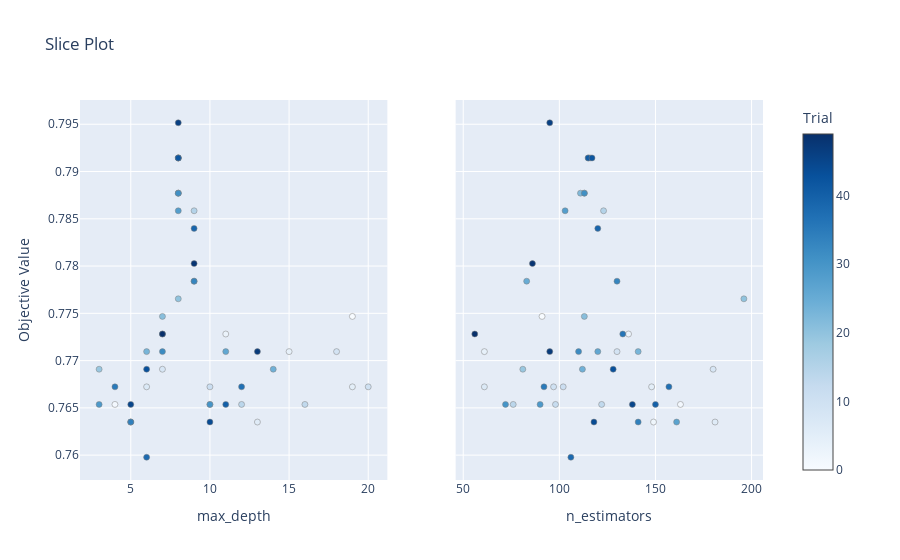

Notebook cell for this chart:
### Code cell
# 3. Slice Plot
plot_slice(study).show()

### Figure 1 — Plotly figure (JSON) as saved in the notebook; plotly's stock layout.template omitted (floating-point values rounded to 4 significant figures)
{"data": [{"marker": {"color": [0, 1, 2, 3, 4, 5, 6, 7, 8, 9, 10, 11, 12, 13, 14, 15, 16, 17, 18, 19, 20, 21, 22, 23, 24, 25, 26, 27, 28, 29, 30, 31, 32, 33, 34, 35, 36, 37, 38, 39, 40, 41, 42, 43, 44, 45, 46, 47, 48, 49], "colorbar": {"title": {"text": "Trial"}, "x": 1, "xpad": 40}, "colorscale": [[0, "rgb(247,251,255)"], [0.125, "rgb(222,235,247)"], [0.25, "rgb(198,219,239)"], [0.375, "rgb(158,202,225)"], [0.5, "rgb(107,174,214)"], [0.625, "rgb(66,146,198)"], [0.75, "rgb(33,113,181)"], [0.875, "rgb(8,81,156)"], [1, "rgb(8,48,107)"]], "line": {"color": "Grey", "width": 0.5}, "showscale": true}, "mode": "markers", "name": "Feasible Trial", "showlegend": false, "type": "scatter", "x": [19, 4, 5, 11, 15, 19, 13, 6, 7, 18, 20, 10, 10, 16, 12, 9, 8, 8, 8, 3, 8, 7, 8, 6, 14, 9, 11, 5, 8, 3, 10, 8, 7, 9, 5, 4, 7, 12, 6, 9, 11, 8, 8, 6, 10, 5, 8, 13, 9, 7], "xaxis": "x", "y": [0.7747, 0.7654, 0.7635, 0.7728, 0.7709, 0.7672, 0.7635, 0.7672, 0.7691, 0.7709, 0.7672, 0.7672, 0.7654, 0.7654, 0.7654, 0.7858, 0.7877, 0.7914, 0.7914, 0.7691, 0.7765, 0.7747, 0.7877, 0.7709, 0.7691, 0.7784, 0.7709, 0.7635, 0.7858, 0.7654, 0.7654, 0.7877, 0.7709, 0.7784, 0.7635, 0.7672, 0.7728, 0.7672, 0.7598, 0.784, 0.7654, 0.7914, 0.7914, 0.7691, 0.7635, 0.7654, 0.7952, 0.7709, 0.7803, 0.7728], "yaxis": "y"}, {"marker": {"color": [0, 1, 2, 3, 4, 5, 6, 7, 8, 9, 10, 11, 12, 13, 14, 15, 16, 17, 18, 19, 20, 21, 22, 23, 24, 25, 26, 27, 28, 29, 30, 31, 32, 33, 34, 35, 36, 37, 38, 39, 40, 41, 42, 43, 44, 45, 46, 47, 48, 49], "colorbar": {"title": {"text": "Trial"}, "x": 1, "xpad": 40}, "colorscale": [[0, "rgb(247,251,255)"], [0.125, "rgb(222,235,247)"], [0.25, "rgb(198,219,239)"], [0.375, "rgb(158,202,225)"], [0.5, "rgb(107,174,214)"], [0.625, "rgb(66,146,198)"], [0.75, "rgb(33,113,181)"], [0.875, "rgb(8,81,156)"], [1, "rgb(8,48,107)"]], "line": {"color": "Grey", "width": 0.5}, "showscale": false}, "mode": "markers", "name": "Feasible Trial", "showlegend": false, "type": "scatter", "x": [91, 163, 149, 136, 61, 148, 181, 61, 180, 130, 97, 102, 98, 122, 76, 123, 113, 116, 115, 81, 196, 113, 111, 141, 112, 83, 120, 161, 103, 90, 72, 113, 110, 130, 141, 92, 133, 157, 106, 120, 150, 115, 117, 128, 118, 138, 95, 95, 86, 56], "xaxis": "x2", "y": [0.7747, 0.7654, 0.7635, 0.7728, 0.7709, 0.7672, 0.7635, 0.7672, 0.7691, 0.7709, 0.7672, 0.7672, 0.7654, 0.7654, 0.7654, 0.7858, 0.7877, 0.7914, 0.7914, 0.7691, 0.7765, 0.7747, 0.7877, 0.7709, 0.7691, 0.7784, 0.7709, 0.7635, 0.7858, 0.7654, 0.7654, 0.7877, 0.7709, 0.7784, 0.7635, 0.7672, 0.7728, 0.7672, 0.7598, 0.784, 0.7654, 0.7914, 0.7914, 0.7691, 0.7635, 0.7654, 0.7952, 0.7709, 0.7803, 0.7728], "yaxis": "y2"}], "layout": {"title": {"text": "Slice Plot"}, "xaxis": {"anchor": "y", "domain": [0, 0.45], "title": {"text": "max_depth"}}, "xaxis2": {"anchor": "y2", "domain": [0.55, 1], "title": {"text": "n_estimators"}}, "yaxis": {"anchor": "x", "domain": [0, 1], "title": {"text": "Objective Value"}}, "yaxis2": {"anchor": "x2", "domain": [0, 1], "matches": "y", "showticklabels": false}}}
